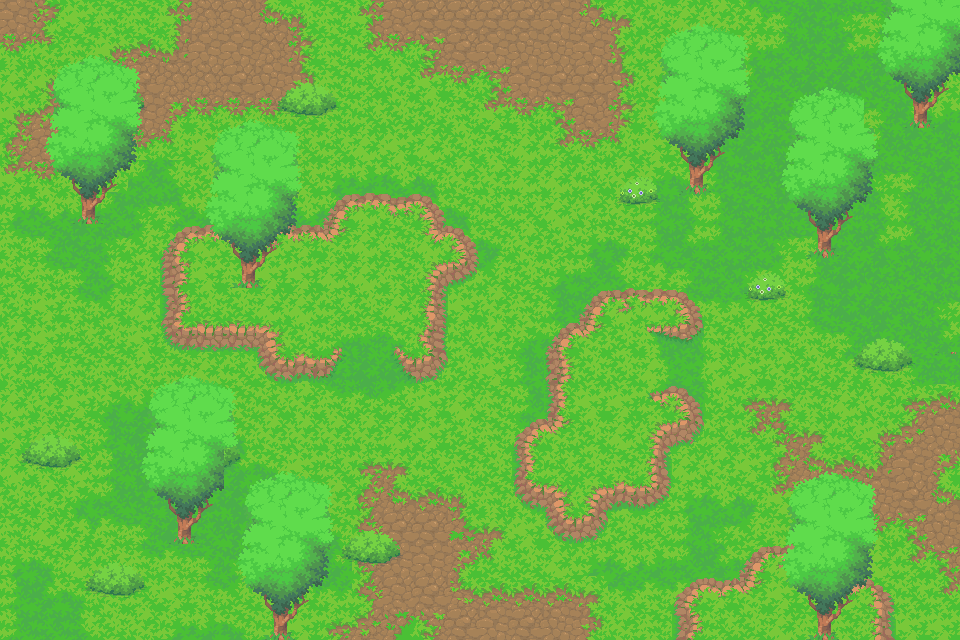

A 2D game scene composited from a Tiled map and its tileset images. What follows is a short description and the map's XML, with each tile layer's data collapsed to a summary:
An orthogonal 30x20 tile map with 32x32 px tiles, 6 tile layers (base grass, extra shade grass, dirt, cliff, ...).

<map version="1.10" tiledversion="1.11.0" orientation="orthogonal" renderorder="right-down" width="30" height="20" tilewidth="32" tileheight="32" infinite="0" nextlayerid="10" nextobjectid="1">
 <tileset firstgid="1" source="Tilesets/Tilesets and props Demo.tsx" />
 <layer id="1" name="base grass" width="30" height="20">
  <data>[600 cells, 600 non-empty, 6 distinct tile ids]</data>
 </layer>
 <layer id="3" name="extra shade grass" width="30" height="20">
  <data>[600 cells, 248 non-empty, 26 distinct tile ids]</data>
 </layer>
 <layer id="8" name="dirt" width="30" height="20">
  <data>[600 cells, 140 non-empty, 34 distinct tile ids]</data>
 </layer>
 <layer id="2" name="cliff" width="30" height="20">
  <data>[600 cells, 109 non-empty, 49 distinct tile ids]</data>
 </layer>
 <layer id="4" name="bushes" width="30" height="20">
  <data>[600 cells, 58 non-empty, 15 distinct tile ids]</data>
 </layer>
 <layer id="5" name="trees" width="30" height="20">
  <data>[600 cells, 183 non-empty, 28 distinct tile ids]</data>
 </layer>
</map>
